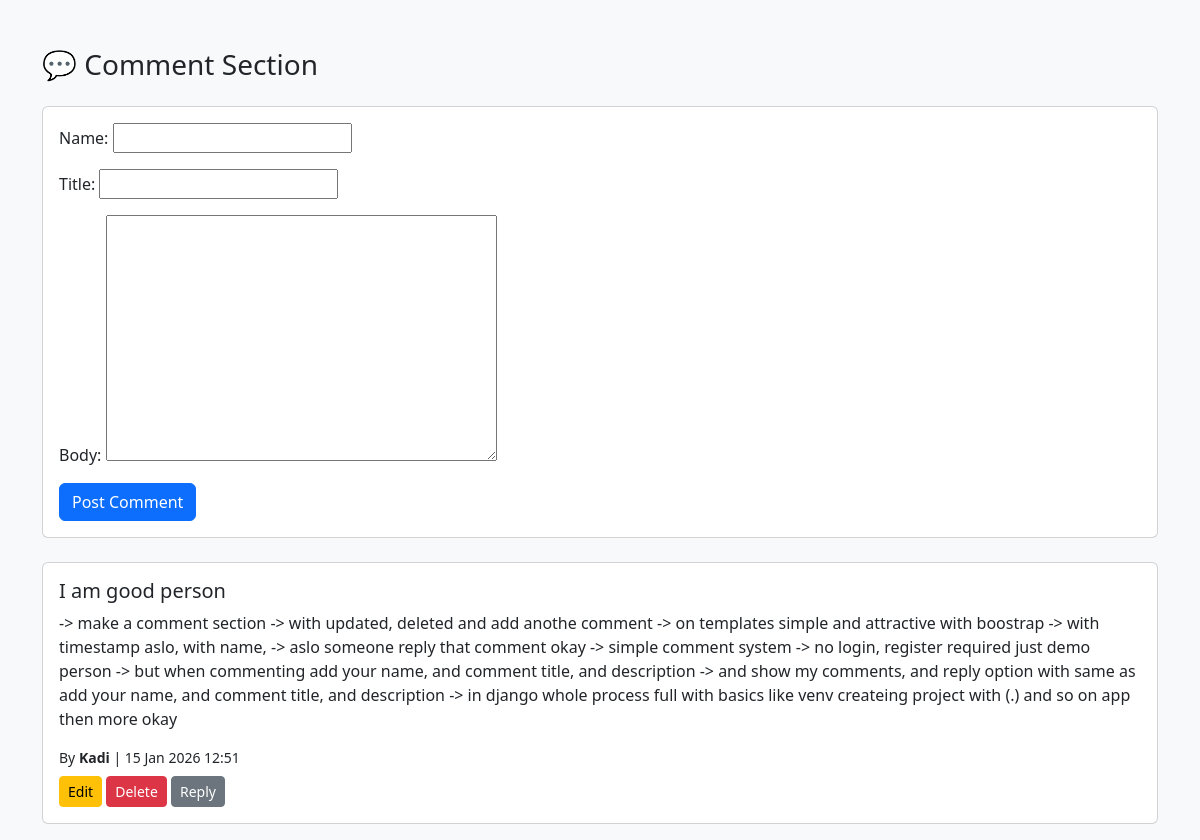
Before: / with the older database file.
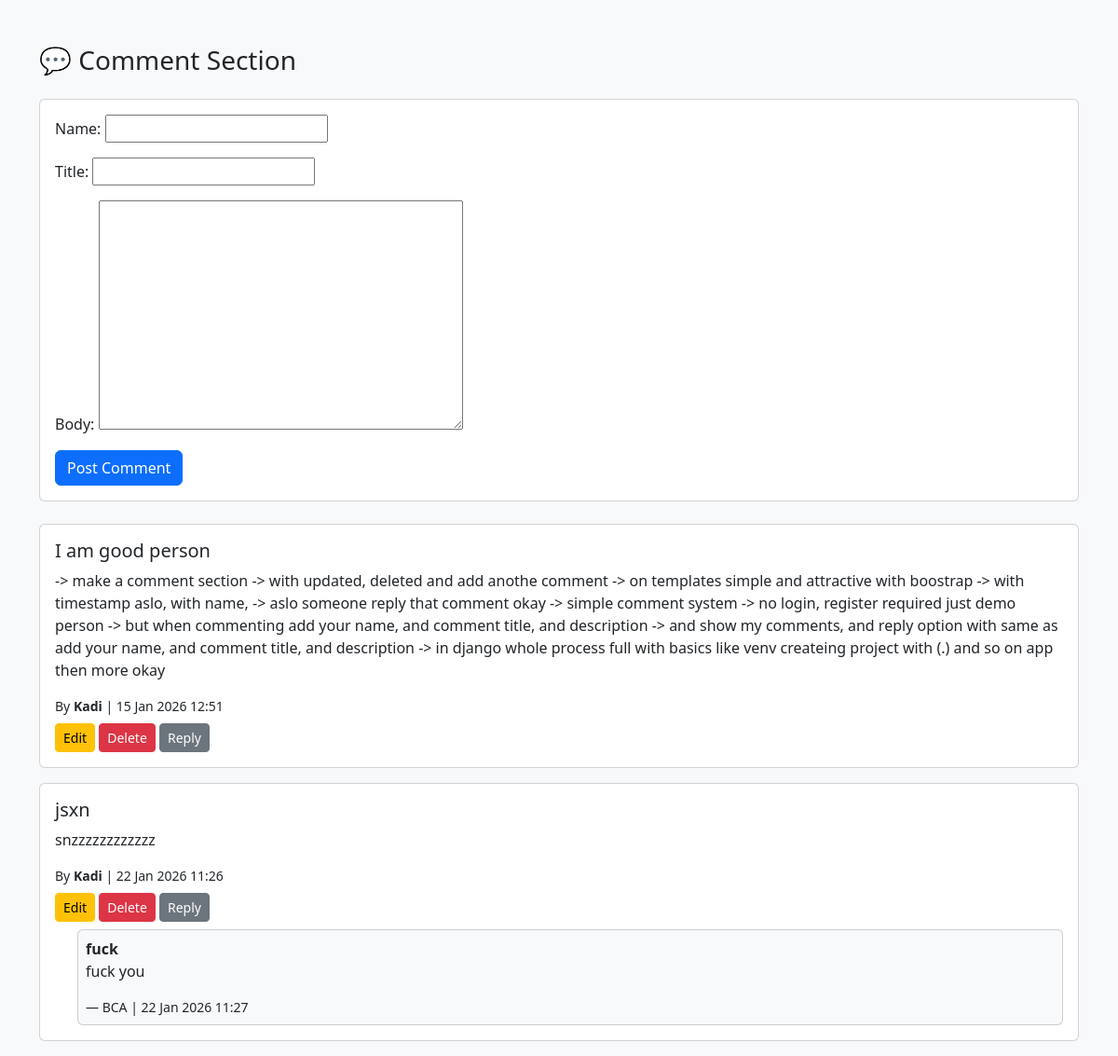
After: the same page with the newer database file.
### comment/models.py (models this page shows, shortened)
class Comment(models.Model):
    name = models.CharField(max_length=100)
    title = models.CharField(max_length=200)
    body = models.TextField()
    created_at = models.DateTimeField(auto_now_add=True)
    parent = models.ForeignKey(
        'self',
        on_delete=models.CASCADE,
        null=True,
        blank=True,
        related_name='replies'
    )

### comment/views.py (the view, shortened to what this page needs)
# urls.py: path('', views.comment_list, name='comments'),
def comment_list(request):
	comments = Comment.objects.filter(parent=None).order_by('created_at')
	form = CommentForm()
	return render(request, 'comment/comment_list.html', {'comments':comments, 'form':form})

### comment/forms.py
class CommentForm(forms.ModelForm):
    class Meta:
        model = Comment
        fields = ['name', 'title', 'body']

### comment/templates/comment/comment_list.html (shortened to what this page needs)
{% extends 'comment/base.html' %}
{% block content %}
<h3 class="mb-4">💬 Comment Section</h3>
<div class="card p-3 mb-4">
  <form method="post">
    {{ form.as_p }}
    <button class="btn btn-primary">Post Comment</button>
  </form>
</div>
{% for comment in comments %}
<div class="card mb-3 p-3">
  <h5>{{ comment.title }}</h5>
  <p>{{ comment.body }}</p>
  <small>
    By <b>{{ comment.name }}</b> | {{ comment.created_at|date:"d M Y H:i" }}
  </small>
  <div class="mt-2">
    <a href="{% url 'edit' comment.id %}" class="btn btn-sm btn-warning">Edit</a>
    <a href="{% url 'delete' comment.id %}" class="btn btn-sm btn-danger">Delete</a>
    <button onclick="replyTo('{{ comment.id }}')" class="btn btn-sm btn-secondary">Reply</button>
  </div>
  {% for reply in comment.replies.all %}
  <div class="card mt-2 ms-4 p-2 bg-light">
    <b>{{ reply.title }}</b>
    <p>{{ reply.body }}</p>
    <small>
      — {{ reply.name }} | {{ reply.created_at|date:"d M Y H:i" }}
    </small>
  </div>
  {% endfor %}
</div>
{% endfor %}
{% endblock %}

### comment/templates/comment/base.html (shortened to what this page needs)
<!DOCTYPE html>
<html>
<head>
  <link href="https://cdn.jsdelivr.net/npm/bootstrap@5.3.0/dist/css/bootstrap.min.css" rel="stylesheet">
</head>
<body class="bg-light">
  <div class="container mt-5">
    {% block content %}{% endblock %}
  </div>
</body>
</html>

Changed rows visible on the page:
added Comment: title "jsxn", body "snzzzzzzzzzzzz", name "Kadi", created_at "22 Jan 2026 11:26", shown under "💬 Comment Section"
added Comment: title "fuck", body "fuck you", name "BCA", created_at "22 Jan 2026 11:27", shown under "jsxn"
